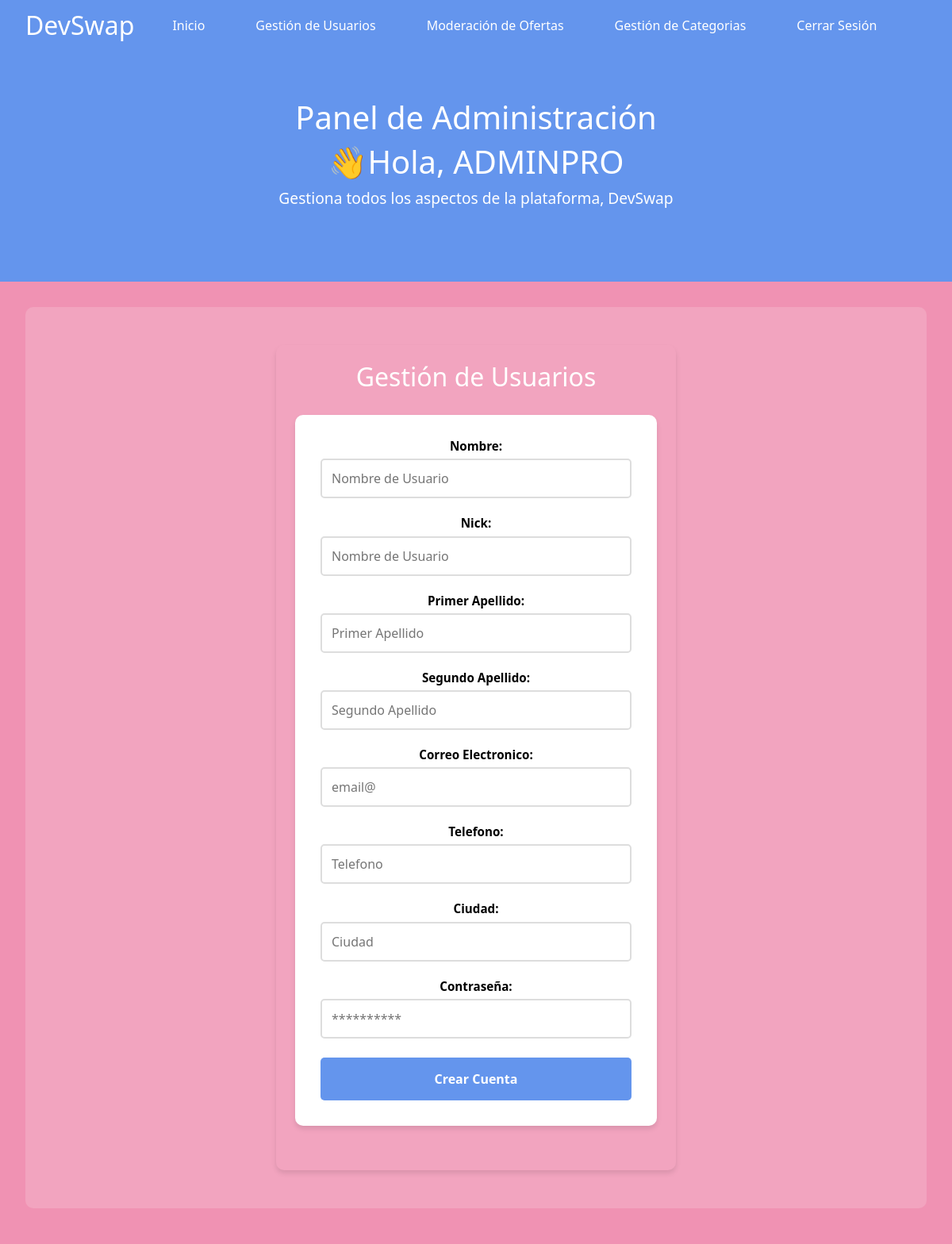
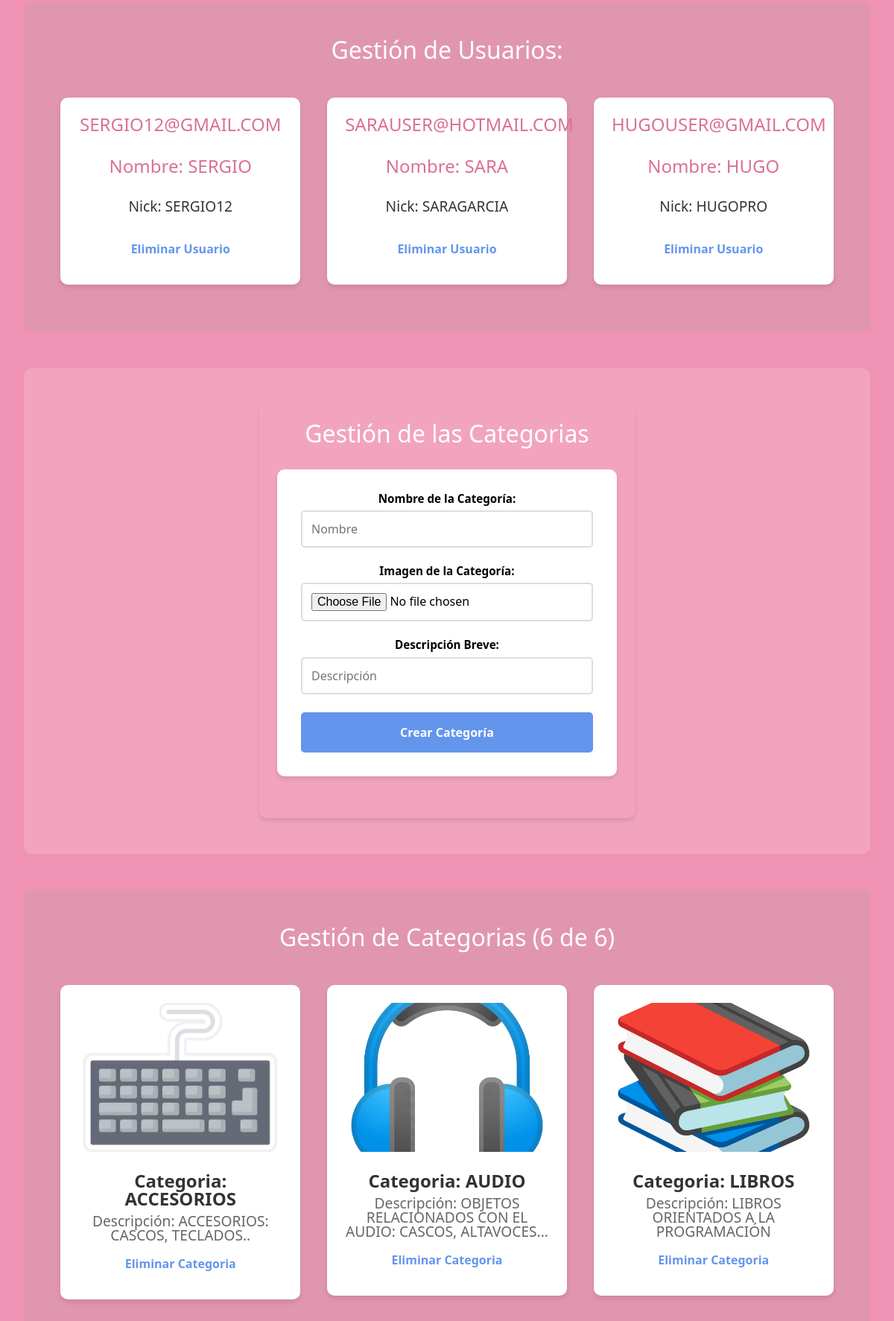
The app's page /admin.php (signed in, upper part) with its own data (2 pictures, top to bottom).
### tables this page shows
CREATE TABLE USUARIO (
    CORREO_U VARCHAR(50) NOT NULL,
    NICK_U VARCHAR(10),
    APELLIDO1 VARCHAR(10),
    APELLIDO2 VARCHAR(10),
    NOMBRE_U VARCHAR(10),
    TELEFONO INT,
    CIUDAD VARCHAR(20),
    CONTRASEÑA_U VARCHAR(100),
    PRIMARY KEY(CORREO_U)
);

CREATE TABLE CATEGORIA (
    NOMBRE_C VARCHAR(50) NOT NULL,
    DESCRIPCION_C VARCHAR(100),
    IMAGEN_C VARCHAR(255),
    PRIMARY KEY(NOMBRE_C)
);

### admin.php (the view, shortened to what this page needs)
<?php
    require_once 'configuracion.php';
    $usuarios = [];
    $obtener_usuarios = "
        SELECT U.CORREO_U, U.NICK_U, U.NOMBRE_U
        FROM USUARIO U
        ORDER BY RAND()
        LIMIT 6
    ";
    $resultado_obtener_usuarios = mysqli_query($conexion, $obtener_usuarios);
    if($resultado_obtener_usuarios && mysqli_num_rows($resultado_obtener_usuarios) > 0) {
        while($fila = mysqli_fetch_assoc($resultado_obtener_usuarios)) {
            $usuarios[] = $fila;
        }
    }
    $limite_categorias = 6;
    $categorias = [];
    $obtener_categorias = "
        SELECT C.NOMBRE_C, C.DESCRIPCION_C, C.IMAGEN_C
        FROM CATEGORIA C
        ORDER BY C.NOMBRE_C
        LIMIT $limite_categorias
    ";
    $resultado_obtener_categorias = mysqli_query($conexion, $obtener_categorias);
    if($resultado_obtener_categorias && mysqli_num_rows($resultado_obtener_categorias) > 0) {
        while($fila_c = mysqli_fetch_assoc($resultado_obtener_categorias)) {
            $categorias[] = $fila_c;
        }
    }
    $count_categorias = mysqli_query($conexion, "SELECT COUNT(*) as total FROM CATEGORIA");
    $total_categorias = mysqli_fetch_assoc($count_categorias)['total'];
?>
<!DOCTYPE html>
<html lang="es">
    <head>
        <link rel="stylesheet" href="estilo/style.css">
    </head>
    <body>
        <header>
            <div class="barra-busqueda">
                <h1>DevSwap</h1>
                <a href="index.php">Inicio</a>
                <a href="#Usuarios">Gestión de Usuarios</a>
                <a href="#Moderacion">Moderación de Ofertas</a>
                <a href="#Categorias">Gestión de Categorias</a>
                <a href="logout.php">Cerrar Sesión</a>
            </div>
            <div class="banner-principal">
                <h2>Panel de Administración</h2>
                <h2>👋Hola, <?php echo htmlspecialchars($_SESSION['nick']); ?></h2>
                <p>Gestiona todos los aspectos de la plataforma, DevSwap</p>
            </div>
        </header>
        <main>
            <div class="impar">
                <div class="registro">
                    <h3 id="Usuarios">Gestión de Usuarios</h3>
                    <form method="POST" action="admin.php">
                        <label for="Nombre">Nombre:</label>
                        <input type="text" id="Nombre" name="Nombre" placeholder="Nombre de Usuario" required>
                        <label for="Nick">Nick:</label>
                        <input type="text" id="Nick" name="Nick" placeholder="Nombre de Usuario" required>
                        <label for="Apellido1">Primer Apellido:</label>
                        <input type="text" id="Apellido1" name="Apellido1" placeholder="Primer Apellido" required>
                        <label for="Apellido2">Segundo Apellido:</label>
                        <input type="text" id="Apellido2" name="Apellido2" placeholder="Segundo Apellido" required>
                        <label for="Correo">Correo Electronico:</label>
                        <input type="email" id="Correo" name="Correo" placeholder="email@" required>
                        <label for="Telefono">Telefono:</label>
                        <input type="text" id="Telefono" name="Telefono" placeholder="Telefono" required>
                        <label for="Ciudad">Ciudad:</label>
                        <input type="text" id="Ciudad" name="Ciudad" placeholder="Ciudad" required>
                        <label for="Contrasenia">Contraseña:</label>
                        <input type="password" id="Contrasenia" name="Contrasenia" placeholder="**********" required>
                        <input type="submit" value="Crear Cuenta">
                    </form>
                </div>
            </div>
            <div class="par">
                <h3>Gestión de Usuarios:</h3>
                <?php foreach($usuarios as $usuario): ?>
                    <div class="tarjeta">
                        <h3><?php echo htmlspecialchars($usuario['CORREO_U']); ?></h3>
                        <h3>Nombre: <?php echo htmlspecialchars($usuario['NOMBRE_U']); ?></h3>
                        <p>Nick: <?php echo htmlspecialchars($usuario['NICK_U']); ?></p>
                        <a href="#" onclick="eliminarUsuario('<?php echo htmlspecialchars($usuario['CORREO_U']); ?>'); return false;">Eliminar Usuario</a>
                    </div>
                <?php endforeach; ?>
            </div>
            <div class="impar">
                <div class="registro">
                    <h3 id="Categorias">Gestión de las Categorias</h3>
                    <form method="POST" action="admin.php" enctype="multipart/form-data">
                        <label for="nombre_c">Nombre de la Categoría:</label>
                        <input type="text" id="nombre_c" name="nombre_c" placeholder="Nombre" required>
                        <label for="imagen">Imagen de la Categoría:</label>
                        <input type="file" id="imagen" name="imagen" accept="image/*">
                        <label for="descripcion">Descripción Breve:</label>
                        <input type="text" id="descripcion" name="descripcion" placeholder="Descripción" required>
                        <input type="submit" value="Crear Categoría">
                    </form>
                </div>
            </div>
            <div class="par">
                <h3>Gestión de Categorias (<?php echo count($categorias); ?> de <?php echo $total_categorias; ?>)</h3>
                <?php if(count($categorias) > 0): ?>
                    <?php foreach($categorias as $categoria): ?>
                        <div class="Oferta">
                            <?php
                                $ruta_img = htmlspecialchars($categoria['IMAGEN_C']);
                                if(file_exists($ruta_img)) {
                                    echo '<img src="' . $ruta_img . '" alt="Imagen de ' . htmlspecialchars($categoria['NOMBRE_C']) . '">';
                                } else {
                                    echo '<img src="imagenes/Emoji/default.png" alt="Imagen no disponible">';
                                }
                            ?>
                            <h4>Categoria: <?php echo htmlspecialchars($categoria['NOMBRE_C']); ?></h4>
                            <p>Descripción: <?php echo htmlspecialchars($categoria['DESCRIPCION_C']); ?></p>
                            <a href="#" onclick="eliminarCategoria('<?php echo htmlspecialchars($categoria['NOMBRE_C']); ?>'); return false;">Eliminar Categoria</a>
                        </div>
                    <?php endforeach; ?>
                <?php else: ?>
                    <p>No hay categorías disponibles.</p>
                <?php endif; ?>
            </div>
        </main>
    </body>
</html>

### records on screen
usuario: CORREO_U "SERGIO12@GMAIL.COM", NOMBRE_U "SERGIO", NICK_U "SERGIO12"
usuario: CORREO_U "SARAUSER@HOTMAIL.COM", NOMBRE_U "SARA", NICK_U "SARAGARCIA"
usuario: CORREO_U "HUGOUSER@GMAIL.COM", NOMBRE_U "HUGO", NICK_U "HUGOPRO"
categoria: IMAGEN_C (picture), NOMBRE_C "ACCESORIOS", DESCRIPCION_C "ACCESORIOS: CASCOS, TECLADOS.."
categoria: IMAGEN_C (picture), NOMBRE_C "AUDIO", DESCRIPCION_C "OBJETOS RELACIONADOS CON EL AUDIO: CASCOS, ALTAVOCES..."
categoria: IMAGEN_C (picture), NOMBRE_C "LIBROS", DESCRIPCION_C "LIBROS ORIENTADOS A LA PROGRAMACIÓN"

### other values on screen
$_SESSION['nick'] "ADMINPRO"
count($categorias) "6"
$total_categorias "6"
